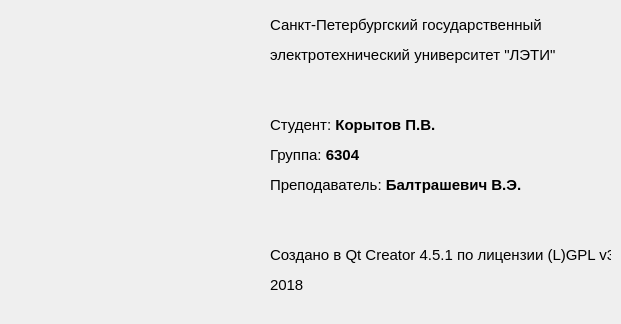
<?xml version="1.0" encoding="UTF-8"?>
<ui version="4.0">
 <class>AboutWindow</class>
 <widget class="QDialog" name="AboutWindow">
  <property name="geometry">
   <rect>
    <x>0</x>
    <y>0</y>
    <width>621</width>
    <height>324</height>
   </rect>
  </property>
  <property name="windowTitle">
   <string>О программе</string>
  </property>
  <widget class="QLabel" name="label">
   <property name="geometry">
    <rect>
     <x>10</x>
     <y>10</y>
     <width>241</width>
     <height>261</height>
    </rect>
   </property>
   <property name="text">
    <string/>
   </property>
   <property name="pixmap">
    <pixmap resource="myself.qrc">:/myself.png</pixmap>
   </property>
  </widget>
  <widget class="QLabel" name="label_3">
   <property name="geometry">
    <rect>
     <x>270</x>
     <y>0</y>
     <width>341</width>
     <height>311</height>
    </rect>
   </property>
   <property name="text">
    <string>&lt;html&gt;&lt;head/&gt;&lt;body&gt;&lt;p&gt;&lt;span style=&quot; font-size:11pt;&quot;&gt;Санкт-Петербургский государственный&lt;/span&gt;&lt;/p&gt;&lt;p&gt;&lt;span style=&quot; font-size:11pt;&quot;&gt;электротехнический университет &amp;quot;ЛЭТИ&amp;quot;&lt;/span&gt;&lt;/p&gt;&lt;p&gt;&lt;br/&gt;&lt;/p&gt;&lt;p&gt;&lt;span style=&quot; font-size:11pt;&quot;&gt;Студент: &lt;/span&gt;&lt;span style=&quot; font-size:11pt; font-weight:600;&quot;&gt;Корытов П.В.&lt;/span&gt;&lt;/p&gt;&lt;p&gt;&lt;span style=&quot; font-size:11pt;&quot;&gt;Группа: &lt;/span&gt;&lt;span style=&quot; font-size:11pt; font-weight:600;&quot;&gt;6304&lt;/span&gt;&lt;/p&gt;&lt;p&gt;&lt;span style=&quot; font-size:11pt;&quot;&gt;Преподаватель: &lt;/span&gt;&lt;span style=&quot; font-size:11pt; font-weight:600;&quot;&gt;Балтрашевич В.Э.&lt;/span&gt;&lt;/p&gt;&lt;p&gt;&lt;br/&gt;&lt;/p&gt;&lt;p&gt;&lt;span style=&quot; font-size:11pt;&quot;&gt;Создано в Qt Creator 4.5.1 по лицензии (L)GPL v3&lt;/span&gt;&lt;/p&gt;&lt;p&gt;&lt;span style=&quot; font-size:11pt;&quot;&gt;2018&lt;/span&gt;&lt;/p&gt;&lt;/body&gt;&lt;/html&gt;</string>
   </property>
  </widget>
 </widget>
 <resources>
  <include location="myself.qrc"/>
 </resources>
 <connections/>
</ui>
